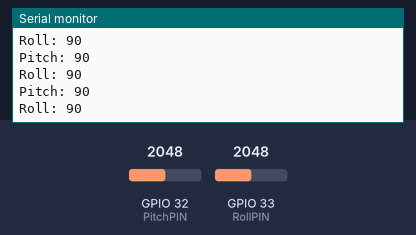
This sketch was run on a simulated ESP32. Shown: the last lines printed to the serial monitor. The test bench sets the inputs (shaded band); at power-on: GPIO 32 (PitchPIN) = 2048, GPIO 33 (RollPIN) = 2048.

Above: at 2.2 s.
2.3 s: GPIO 32 (PitchPIN) set to 2866
At 2.33 s:
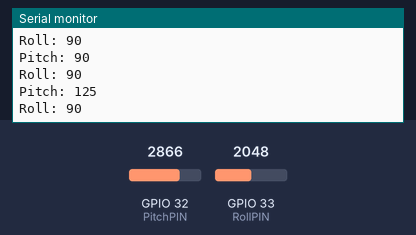
3.8 s: GPIO 33 (RollPIN) set to 2866
At 3.85 s:
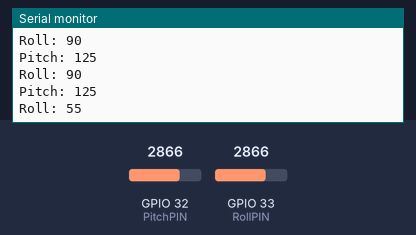
5.3 s: GPIO 32 (PitchPIN) set to 3603
At 5.32 s:
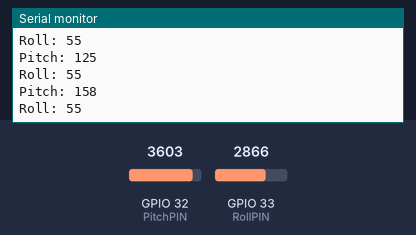
6.8 s: GPIO 33 (RollPIN) set to 3603
At 6.84 s:
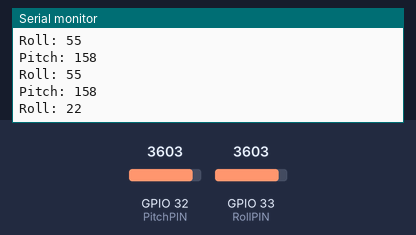
Timing chart, 0 to 9.3 s (numbered marks = the images above; inputs shaded):
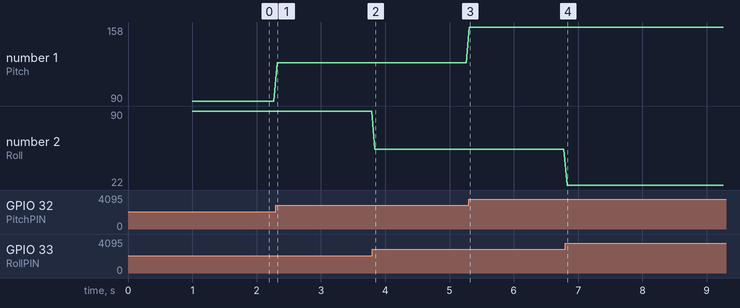

The sketch:

Transmitter.ino
```cpp
#include <SPI.h>
#include "WiFi.h"
#include <esp_now.h>


/*
Right stick:
   X-axis = D32 (pitch)
   Y-axis = D33 (roll)
*/


#define PitchPIN 32
#define RollPIN 33
int Pitch = 0;
int Roll = 0;

// 50:02:91:FF:DB:3A
uint8_t broadcastAddress[] =  {0x50, 0x02, 0x91, 0xFF, 0xDB, 0x3A};
esp_now_peer_info_t peerInfo;

// Setting up what the signal would look like
struct Signal {
    byte pitch;
    byte roll;
};

Signal data;


void setup(){
    Serial.begin(115200);

    pinMode(PitchPIN, INPUT);
    pinMode(RollPIN, INPUT);

    WiFi.mode(WIFI_STA);

    // Initialize ESP-NOW
    if (esp_now_init() != ESP_OK) {
        Serial.println("Error initializing ESP-NOW");
        return;
    }

    // Register the send callback

    // Register peer
    memcpy(peerInfo.peer_addr, broadcastAddress, 6);
    peerInfo.channel = 0;
    peerInfo.encrypt = false;

    // Add peer
    if (esp_now_add_peer(&peerInfo) != ESP_OK){
        Serial.println("Failed to add peer");
	return;
    }

    delay(1000);

    Serial.println("Setup complete...");
}


void loop(){
	// map({pin}, {min_value}, {max_value}, 0, 255)

	Roll = analogRead(RollPIN);
	Roll = map(Roll, 0, 4095, 180, 0);

	Pitch = analogRead(PitchPIN);
	Pitch = map(Pitch, 0, 4095, 0, 180);

	// Reversing the pitch
	// Pitch = 255 - Pitch;

	//constrain(Pitch, 45, 135);

	Serial.print("Pitch: ");
	Serial.println(Pitch);

	Serial.print("Roll: ");
	Serial.println(Roll);

	data.pitch = Pitch;
	data.roll = Roll;

	esp_now_send(broadcastAddress, (uint8_t *) &data, sizeof(Signal));

	delay(50);
}
```

Measured:
- after the input at 2.3 s, the serial monitor: prints a new line at once (image 1)
- after the input at 3.8 s, the serial monitor: prints a new line at once (image 2)
- after the input at 5.3 s, the serial monitor: prints a new line at once (image 3)
- after the input at 6.8 s, the serial monitor: prints a new line at once (image 4)
- plotted number 1: 90 → 125 after the input at 2.3 s, 125 → 158 after the input at 5.3 s
- plotted number 2: 90 → 55 after the input at 3.8 s, 55 → 22 after the input at 6.8 s
